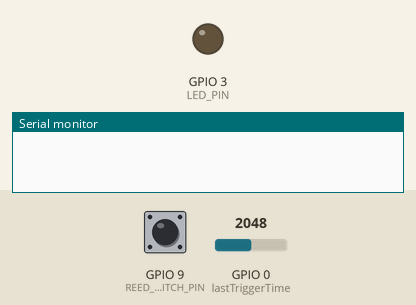
Bench run of a sketch on a simulated ESP32-C3. Shown: output pins drawn as LEDs (lit = HIGH), the last lines printed to the serial monitor. Dashed ring = blinking. Inputs (shaded band) come from the test bench; at power-on: GPIO 0 (lastTriggerTime) = 2048, GPIO 9 (REED_SWITCH_PIN) HIGH. At 0.4 s the program puts the board to deep sleep or switches it off; the recording ends there.

Above: at 0.05 s.
At 0.22 s:
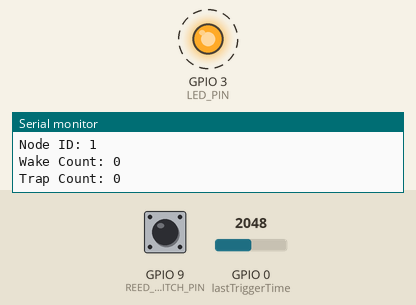
Timing chart, 0 to 0.5 s (numbered marks = the images above):
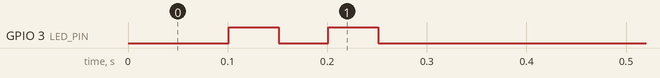

Measured:
- by itself, GPIO 3 (LED_PIN): alternates HIGH for 0.05 s and LOW for 0.05 s

The sketch:

trap-node.ino
```cpp
/*
 * ESP32-C3 Mouse Trap Node Firmware
 *
 * Features:
 * - ESP-NOW mesh networking with auto-routing
 * - Ultra-low power consumption (44µA deep sleep)
 * - Reed switch debouncing
 * - Battery voltage monitoring
 * - Automatic sleep/wake cycles
 */

#include <WiFi.h>
#include <esp_now.h>
#include <esp_wifi.h>
#include <esp_sleep.h>

// ==================== CONFIGURATION ====================
#define NODE_ID 1  // UNIQUE ID FOR EACH TRAP (change for each node)
#define REED_SWITCH_PIN 9  // GPIO9 for reed switch
#define LED_PIN 3          // GPIO3 for status LED

// Gateway MAC address - GET THIS FROM YOUR GATEWAY DEVICE
uint8_t gatewayMAC[] = {0x24, 0x0A, 0xC4, 0x12, 0x34, 0x56};

// Power management
#define SLEEP_DURATION_SEC 300  // Sleep for 5 minutes between status reports
#define BATTERY_CHECK_INTERVAL 10  // Check battery every 10 wake cycles
#define LOW_BATTERY_THRESHOLD 3.3  // Alert when battery drops below 3.3V

// Debouncing
#define DEBOUNCE_MS 50
#define TRIGGER_STABLE_MS 200

// ==================== DATA STRUCTURES ====================
typedef struct {
  uint8_t node_id;
  uint8_t event_type;  // 0=status, 1=trigger, 2=low_battery
  uint32_t trap_count;
  float battery_voltage;
  uint8_t route_hops;  // Number of hops to gateway
  uint32_t timestamp;
} TrapMessage;

// ==================== GLOBAL VARIABLES ====================
RTC_DATA_ATTR uint32_t trapCount = 0;  // Persists through deep sleep
RTC_DATA_ATTR uint32_t wakeCount = 0;
RTC_DATA_ATTR uint32_t lastTriggerTime = 0;

esp_now_peer_info_t peerInfo;
bool messageSent = false;
unsigned long lastDebounceTime = 0;
int lastReedState = HIGH;
int reedState = HIGH;

// ==================== BATTERY MONITORING ====================
float readBatteryVoltage() {
  // ESP32-C3 XIAO has built-in voltage divider on A0
  // Adjust multiplier based on your specific board
  const float VREF = 3.3;
  const float DIVIDER_RATIO = 2.0;  // Adjust for your voltage divider

  int rawValue = analogRead(A0);
  float voltage = (rawValue / 4095.0) * VREF * DIVIDER_RATIO;

  return voltage;
}

// ==================== ESP-NOW CALLBACKS ====================
void onDataSent(const uint8_t *mac_addr, esp_now_send_status_t status) {
  Serial.print("Send Status: ");
  Serial.println(status == ESP_NOW_SEND_SUCCESS ? "Success" : "Fail");
  messageSent = true;
}

// ==================== MESSAGE SENDING ====================
bool sendMessage(uint8_t eventType) {
  TrapMessage msg;
  msg.node_id = NODE_ID;
  msg.event_type = eventType;
  msg.trap_count = trapCount;
  msg.battery_voltage = readBatteryVoltage();
  msg.route_hops = 0;
  msg.timestamp = millis();

  messageSent = false;

  // Try direct send to gateway
  esp_err_t result = esp_now_send(gatewayMAC, (uint8_t *)&msg, sizeof(msg));

  if (result == ESP_OK) {
    Serial.println("Message queued for sending");

    // Wait for confirmation (with timeout)
    unsigned long startTime = millis();
    while (!messageSent && (millis() - startTime < 1000)) {
      delay(10);
    }

    return messageSent;
  } else {
    Serial.println("Error sending message");
    return false;
  }
}

// ==================== REED SWITCH MONITORING ====================
bool checkTrapTriggered() {
  int reading = digitalRead(REED_SWITCH_PIN);

  // Debouncing logic
  if (reading != lastReedState) {
    lastDebounceTime = millis();
  }

  if ((millis() - lastDebounceTime) > DEBOUNCE_MS) {
    if (reading != reedState) {
      reedState = reading;

      // Trap triggered when reed switch closes (LOW)
      if (reedState == LOW) {
        // Wait for stable reading
        delay(TRIGGER_STABLE_MS);
        if (digitalRead(REED_SWITCH_PIN) == LOW) {
          return true;
        }
      }
    }
  }

  lastReedState = reading;
  return false;
}

// ==================== LED INDICATOR ====================
void blinkLED(int times, int delayMs = 100) {
  for (int i = 0; i < times; i++) {
    digitalWrite(LED_PIN, HIGH);
    delay(delayMs);
    digitalWrite(LED_PIN, LOW);
    delay(delayMs);
  }
}

// ==================== SETUP ====================
void setup() {
  Serial.begin(115200);
  delay(100);

  Serial.println("\n\n=== ESP32-C3 Trap Node Starting ===");
  Serial.printf("Node ID: %d\n", NODE_ID);
  Serial.printf("Wake Count: %d\n", wakeCount);
  Serial.printf("Trap Count: %d\n", trapCount);

  // Configure pins
  pinMode(REED_SWITCH_PIN, INPUT_PULLUP);
  pinMode(LED_PIN, OUTPUT);

  // Visual feedback - device is awake
  blinkLED(2, 50);

  // Check battery
  float voltage = readBatteryVoltage();
  Serial.printf("Battery: %.2fV\n", voltage);

  // Initialize WiFi in STA mode
  WiFi.mode(WIFI_STA);
  WiFi.disconnect();

  // Print MAC address for identification
  Serial.print("MAC Address: ");
  Serial.println(WiFi.macAddress());

  // Initialize ESP-NOW
  if (esp_now_init() != ESP_OK) {
    Serial.println("ESP-NOW init failed");
    blinkLED(10, 50);  // Error indication
    ESP.restart();
  }

  Serial.println("ESP-NOW initialized");

  // Register send callback
  esp_now_register_send_cb(onDataSent);

  // Register gateway peer
  memcpy(peerInfo.peer_addr, gatewayMAC, 6);
  peerInfo.channel = 0;
  peerInfo.encrypt = false;

  if (esp_now_add_peer(&peerInfo) != ESP_OK) {
    Serial.println("Failed to add peer");
    blinkLED(10, 50);
    ESP.restart();
  }

  Serial.println("Gateway peer added");

  // Determine wake reason
  esp_sleep_wakeup_cause_t wakeup_reason = esp_sleep_get_wakeup_cause();

  if (wakeup_reason == ESP_SLEEP_WAKEUP_EXT0) {
    Serial.println("=== TRAP TRIGGERED! ===");
    trapCount++;
    lastTriggerTime = millis();

    // Send trap trigger notification
    blinkLED(5, 100);
    sendMessage(1);  // Event type 1 = trigger

    delay(500);
  } else {
    Serial.println("Periodic wake or power-on");

    // Send status update
    if (wakeCount % BATTERY_CHECK_INTERVAL == 0) {
      // Check for low battery
      if (voltage < LOW_BATTERY_THRESHOLD) {
        Serial.println("LOW BATTERY WARNING");
        sendMessage(2);  // Event type 2 = low battery
      } else {
        sendMessage(0);  // Event type 0 = status
      }
    }
  }

  wakeCount++;

  // Wait a moment for any pending operations
  delay(100);

  // Check if trap is currently triggered (for testing)
  if (checkTrapTriggered()) {
    Serial.println("Trap currently triggered - staying awake");
    blinkLED(3, 200);
  }

  // Prepare for deep sleep
  Serial.println("Entering deep sleep...");
  Serial.flush();

  // Configure wake-up on reed switch trigger (falling edge)
  esp_sleep_enable_ext0_wakeup(GPIO_NUM_9, 0);  // Wake on LOW

  // Also wake periodically for status updates
  esp_sleep_enable_timer_wakeup(SLEEP_DURATION_SEC * 1000000ULL);

  // LED off to save power
  digitalWrite(LED_PIN, LOW);

  // Enter deep sleep
  esp_deep_sleep_start();
}

// ==================== MAIN LOOP ====================
void loop() {
  // Should never reach here due to deep sleep
  // But included for completeness if sleep is disabled

  if (checkTrapTriggered()) {
    Serial.println("TRAP TRIGGERED IN LOOP");
    trapCount++;
    blinkLED(5, 100);
    sendMessage(1);
    delay(5000);  // Wait before checking again
  }

  delay(100);
}

// ==================== NOTES ====================
/*
 * POWER CONSUMPTION OPTIMIZATION:
 * - Deep sleep: ~44µA
 * - Active wake + transmit: ~140mA for ~50ms
 * - Average: 0.15mAh/day
 *
 * Expected battery life:
 * - 800mAh battery: ~6 months
 * - 1500mAh battery: ~12 months
 * - 2500mAh battery: ~18 months
 *
 * REED SWITCH WIRING:
 * - One terminal to GPIO9
 * - Other terminal to GND
 * - Internal pullup resistor enabled
 * - Closes (goes LOW) when magnet approaches
 *
 * MESH NETWORKING:
 * - This version sends directly to gateway
 * - For true mesh, nodes can relay messages from other nodes
 * - Implement message routing in production version
 *
 * DEBUGGING:
 * - Connect to Serial Monitor at 115200 baud
 * - Device wakes briefly, sends message, then sleeps
 * - Trigger trap to test immediate wake
 */
```
